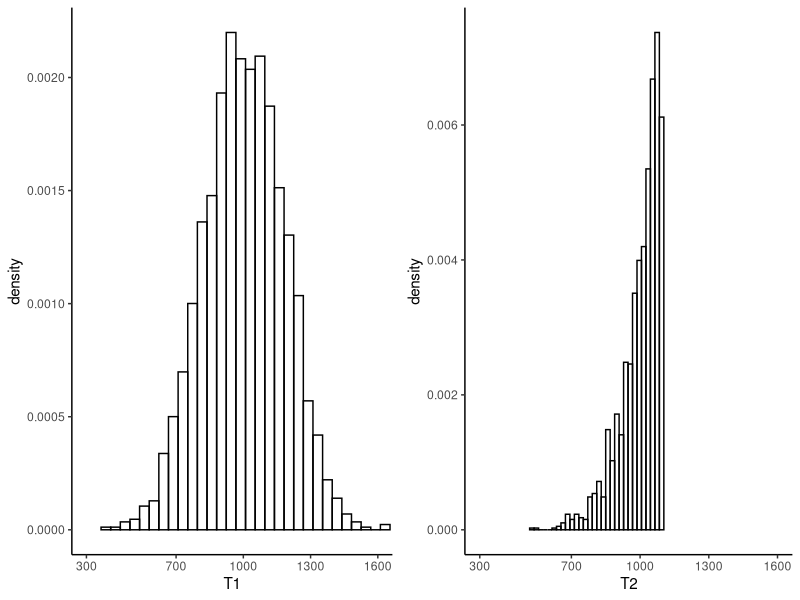

This chart was generated by the following R code:
## ---- chunk 1
library(tidyverse)
# Functions to compute the estimators
T1 <- function(x) 2 * mean(x) - 1
T2 <- function(x) ( (length(x) + 1)/length(x) ) * max(x) - 1

# Now, simulate in order to assess their bias.
# This goes as follows (try this yourself before looking):
# - Choose a true value of N, the parameter to be estimated
# - Draw a sample of size n from 1:N without replacement
# - Compute T1 and T2
# - Repeat this M times, and compare the average of T1 and T2 to N.
N <- 1000
n <- 10
M <- 2000
# Run the simulations. Use the sample.int() function to generate from a DISCRETE
# uniform distribution
out <- 1:M %>%
  map(~sample.int(N,n)) %>%
  map(~c("T1" = T1(.x),"T2" = T2(.x))) %>%
  reduce(bind_rows)

# What do you expect the mean to be?
out %>% summarize_all(mean)
# Why does this seem to indicate that T1 and T2 have zero bias?

# Recreate the plots in Figure 20.1:
leftplot <- out %>%
  ggplot(aes(x = T1)) +
  theme_classic() + 
  geom_histogram(aes(y = ..density..),bins = 30,colour = "black",fill = "transparent") +
  scale_x_continuous(breaks = c(300,700,1000,1300,1600)) +
  coord_cartesian(xlim = c(300,1600))

rightplot <- out %>%
  ggplot(aes(x = T2)) +
  theme_classic() + 
  geom_histogram(aes(y = ..density..),bins = 30,colour = "black",fill = "transparent") +
  scale_x_continuous(breaks = c(300,700,1000,1300,1600)) +
  coord_cartesian(xlim = c(300,1600))

cowplot::plot_grid(leftplot,rightplot,nrow = 1)
